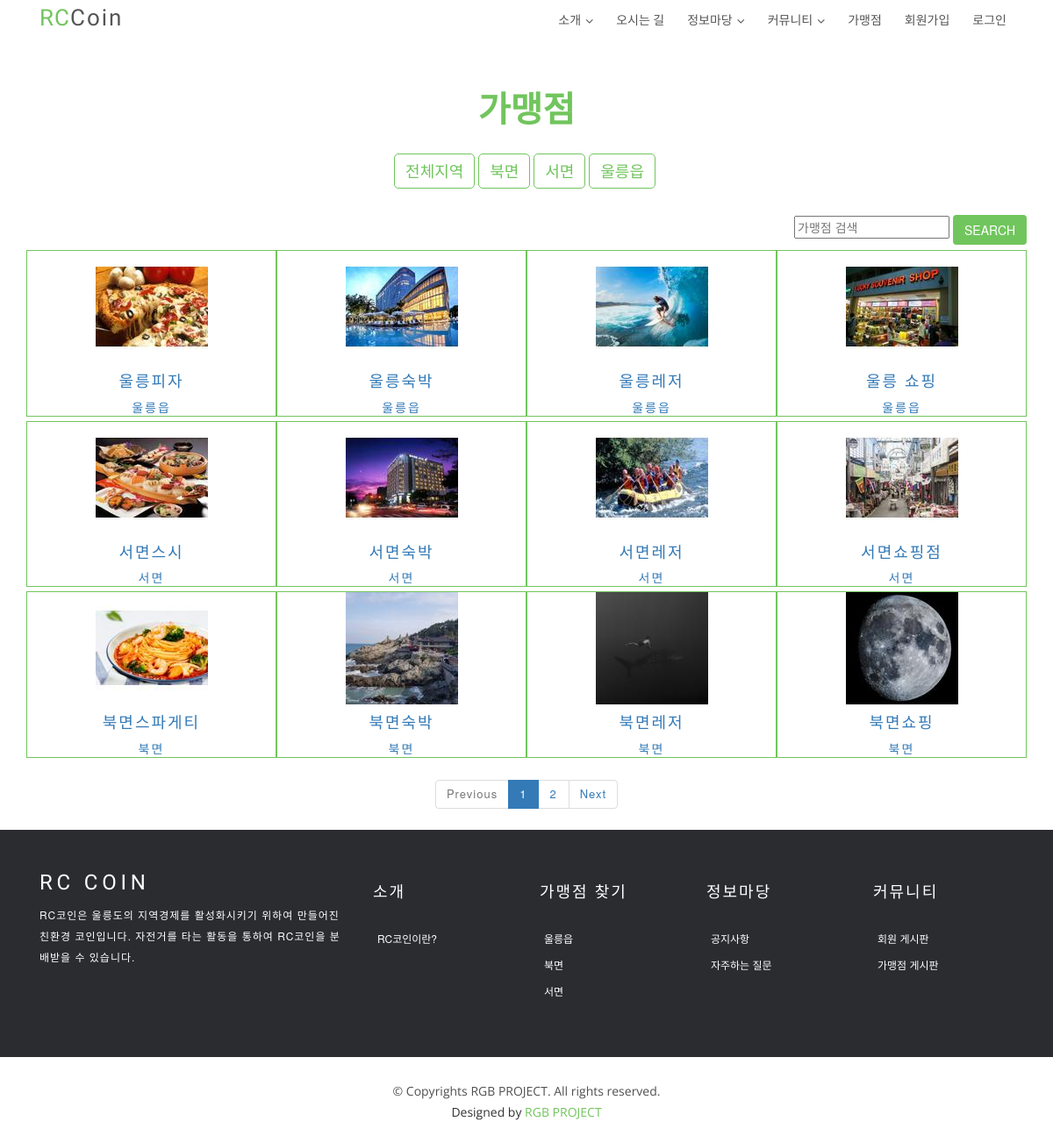
Screenshot of /store/store_list/ with the database file from the repository.
### store/models.py (models this page shows, shortened)
class Photo(models.Model):
    store = models.ForeignKey('Store', on_delete=models.CASCADE)
    image = ThumbnailImageField(upload_to=upload_path_handler, null=True)
    upload_date = models.DateTimeField(auto_now_add=True)
    location = models.ForeignKey(Location, null=True, on_delete=models.CASCADE)
    class Meta:
        ordering = ['store']

@python_2_unicode_compatible
class Store(models.Model):
    name = models.CharField(max_length=100, null=True)
    corporate_number = models.CharField(max_length=12, null=True)
    representative = models.ForeignKey(User, null=True, on_delete=models.CASCADE)
    category = models.ForeignKey(Category, null=True, on_delete=models.CASCADE)
    location = models.ForeignKey(Location, null=True, on_delete=models.CASCADE)
    address = models.CharField(max_length=100, null=True)
    phone_number = models.CharField(max_length=15, null=True)
    url = models.CharField(max_length=100, null=True)
    opening_hour = models.CharField(max_length=2, null=True)
    opening_minute = models.CharField(max_length=2, null=True)
    closing_hour = models.CharField(max_length=2, null=True)
    closing_minute = models.CharField(max_length=2, null=True)
    description = models.TextField(blank=True)
    registered_date = models.DateTimeField(auto_now_add=True, null=True)
    modified_date = models.DateTimeField(auto_now=True)
    status = models.CharField(max_length=1, null=True)
    def __str__(self):
        return self.name

class Location(models.Model):
    loc = models.CharField(max_length=20)
    def __str__(self):
        return self.loc

### store/views.py (the view)
# urls.py: path('store_list/', StorePV.as_view(), name='store_list'),
class StorePV(ListView):
    model=Photo
    paginate_by = 12
    context_object_name = 'photos'
    template_name = 'store_list.html'
    def get_context_data(self, **kwargs):
        context = super(StorePV, self).get_context_data(**kwargs)
        paginator = context['paginator']
        page_numbers_range = 5  # Display only 5 page numbers
        max_index = len(paginator.page_range)
        page = self.request.GET.get('page')
        current_page = int(page) if page else 1
        start_index = int((current_page - 1) / page_numbers_range) * page_numbers_range
        end_index = start_index + page_numbers_range
        if end_index >= max_index:
            end_index = max_index
        page_range = paginator.page_range[start_index:end_index]
        context['page_range'] = page_range
        return context

### store/fields.py (called while the page is built)
def _add_thumb(s):
    parts = s.split(".")
    parts.insert(-1, "thumb")
    if parts[-1].lower() not in ['jpeg','jpg']:
        parts[-1]='jpg'
    return ".".join(parts)

    def _get_thumb_url(self):
        return _add_thumb(self.url)

### store/templates/store_list.html (shortened to what this page needs)
{% extends 'index_base.html' %}
{% load staticfiles %}
{% block head %}
<link href="//maxcdn.bootstrapcdn.com/bootstrap/3.3.0/css/bootstrap.min.css" rel="stylesheet" id="bootstrap-css">
{% endblock head %}
{% block content %}
<section class="content">
    <div class="container">
        <div class="row">
            <div class="col-lg-12 col-md-12 col-sm-12 col-xs-12">
                <h2 class="gallery-title"><b>가맹점</b></h2>
            </div>
            <div class="col-lg-12 col-md-12 col-sm-12 col-xs-12 container-fluid" align="center">
                <div class="row justify-content-center" text-align="center">
                    <form action="{% url 'store:store_list' %}" method="GET">
                        <button type="submit" class="btn btn-default filter-button">전체지역</button>
                    </form>&nbsp;
                    <form action="{% url 'store:filteredStores' 3 %}" method="GET">
                        <button type="submit" class="btn btn-default filter-button">북면</button>
                    </form>&nbsp;
                    <form action="{% url 'store:filteredStores' 2 %}" method="GET">
                        <button type="submit" class="btn btn-default filter-button">서면</button>
                    </form>&nbsp;
                    <form action="{% url 'store:filteredStores' 1 %}" method="GET">
                        <button type="submit" class="btn btn-default filter-button">울릉읍</button>
                    </form>&nbsp;
                </div>
            </div>
            <div class="container" style="margin-right:0%">
                <div class="row pull-right">
                    <div class="span4">
                        <form action="{% url 'store:filteredStores' 4 %}" class="form-search" method="GET">
                            <div class="input-append">
                                <input id="search_box" type="text" name="search_box"  placeholder="가맹점 검색" class="span2">
                                <button id="search_submit" type="submit" class="btn" style="background-color:#71c55d">Search</button>
                            </div>
                        </form>
                    </div>
                </div>
            </div>
            <br><br>
            {% for photo in photos %}
            <div class="gallery_product col-lg-3 col-md-4 col-sm-4 col-xs-6 filter {{ photo.location }}">
                <a href="{% url 'store:filteredStoresDetail' photo.id %}">
                <div align="middle">
                    <img src="{{ photo.image.thumb_url }}" class="img-responsive">
                    <h4>{{ photo.store }}</h4>
                    {{ photo.location }}
                </div>
                </a>
            </div>
            {% endfor %}
        </div>
        <div class="row justify-content-center">
            {% if is_paginated %}
                    <nav>
                        <ul class="pagination">
                        {% if page_obj.has_previous %}
                            <li>
                            <a href="?page={{ page_obj.previous_page_number }}">
                                <span>Prev</span>
                            </a>
                            </li>
                        {% else %}
                            <li class="disabled">
                            <a href="#">
                                <span>Previous</span>
                            </a>
                            </li>
                        {% endif %}
                        {% for page in page_range %}
                            <li {% if page == page_obj.number %}class="active"{% endif %}>
                            <a href="?page={{ page }}">{{ page }}</a>
                            </li>
                        {% endfor %}
                        {% if page_obj.has_next %}
                            <li>
                            <a href="?page={{ page_obj.next_page_number }}">
                                <span>Next</span>
                            </a>
                            </li>
                        {% else %}
                            <li {% if not page_obj.has_next %}class="disabled"{% endif %}>
                            <a href="#">
                                <span>Next</span>
                            </a>
                            </li>
                        {% endif %}
                        </ul>
                    </nav>
            {% endif %}
        </div>
    </div>
</section>
{% endblock %}

### templates/index_base.html (shortened to what this page needs)
<!DOCTYPE html>
<html lang="ko">
<head>
    {% load staticfiles %}
    <link href='{% static "lib/bootstrap/css/bootstrap.css" %}' rel="stylesheet">
    <link href='{% static "lib/owlcarousel/assets/owl.carousel.min.css" %}' rel="stylesheet">
    <link href='{% static "lib/owlcarousel/assets/owl.theme.default.min.css" %}' rel="stylesheet">
    <link href='{% static "lib/font-awesome/css/font-awesome.min.css" %}' rel="stylesheet">
    <link href='{% static "lib/animate/animate.min.css" %}' rel="stylesheet">
    <link href='{% static "lib/modal-video/css/modal-video.min.css" %}' rel="stylesheet">
    <link href='{% static "css/style.css" %}' rel="stylesheet">
    {% block head %} {% endblock %}
</head>
<body>
{% block header %}
<header id="header" class="header header-hide">
    <div class="container">
        <div id="logo" class="pull-left">
            <h1><a href="{% url 'index' %}" class="scrollto"><span>RC</span>Coin</a></h1>
        </div>
        <nav id="nav-menu-container">
            <ul class="nav-menu">
                <li class="menu-has-children"><a href="{% url 'intro' %}">소개</a>
                </li>
                <li><a href="{% url 'map' %}">오시는 길</a>
                </li>
                <li class="menu-has-children"><a href="#features">정보마당</a>
                </li>
                <li class="menu-has-children"><a href="#community">커뮤니티</a>
                </li>
                <li><a href="{% url 'store:store_list' %}">가맹점</a>
                </li>
                {% if user.is_authenticated %}
                <li class="menu-has-children"><a href="#myInfo">마이페이지</a>
                    <ul>
                        <li><a href="{% url 'profile:account_myInfo' user.id %}">계정관리</a></li>
                        <li><a href="{% url 'logout' %}">로그아웃</a></li>
                    </ul>
                </li>
                {% else %}
                <li class="menu-has-children"><a href="{% url 'profile:agreement' %}">회원가입</a></li>
                <li><a href="{% url 'login' %}">로그인</a></li>
                {% endif %}
            </ul>
        </nav>
    </div>
</header>
{% endblock header %}
{% block content %} {% endblock content %}
{% block footer %}
<section id="content">
    <footer class="footer">
        <div class="container">
            <div class="row">
                <div class="col-md-12 col-lg-4">
                    <div class="footer-logo">
                        <a class="navbar-brand" href="#">RC COIN</a>
                        <p>RC코인은 울릉도의 지역경제를 활성화시키기 위하여 만들어진 친환경 코인입니다. 자전거를 타는 활동을 통하여 RC코인을 분배받을 수 있습니다.</p>
                    </div>
                </div>
                <div class="col-sm-6 col-md-3 col-lg-2">
                    <div class="list-menu">
                        <h4>소개</h4>
                        <ul class="list-unstyled">
                            <li><a href="{% url 'intro' %}">RC코인이란?</a></li>
                        </ul>
                    </div>
                </div>
                <div class="col-sm-6 col-md-3 col-lg-2">
                    <div class="list-menu">
                        <h4>가맹점 찾기</h4>
                        <ul class="list-unstyled">
                            <li><a href="#">울릉읍</a></li>
                            <li><a href="#">북면</a></li>
                            <li><a href="#">서면</a></li>
                        </ul>
                    </div>
                </div>
                <div class="col-sm-6 col-md-3 col-lg-2">
                    <div class="list-menu">
                        <h4>정보마당</h4>
                        <ul class="list-unstyled">
                            <li><a href="#">공지사항</a></li>
                            <li><a href="#">자주하는 질문</a></li>
                        </ul>
                    </div>
                </div>
                <div class="col-sm-6 col-md-3 col-lg-2">
                    <div class="list-menu">
                        <h4>커뮤니티</h4>
                        <ul class="list-unstyled">
                            <li><a href="{% url 'board:list' %}">회원 게시판</a></li>
                            <li><a href="{% url 'board:list' %}">가맹점 게시판</a></li>
                        </ul>
                    </div>
                </div>
            </div>
        </div>
        <div class="copyrights">
            <div class="container">
                <p>&copy; Copyrights RGB PROJECT. All rights reserved.</p>
                <div class="credits">
                    Designed by <a href="https://bootstrapmade.com/">RGB PROJECT</a>
                </div>
            </div>
        </div>
    </footer>
</section>
{% endblock footer %}
</body>
</html>

### static/css/style.css (style rules this page uses)
body { background-color: #fff; color: #333; }
h1, h2, h3, h4, h5, h6 { margin: 0; }
h2 { color: #000; font-weight: 600; }
h4 { color: #000; font-size: 13px; font-weight: 700; letter-spacing: 2px; text-transform: uppercase; line-height: 2; }
a { letter-spacing: 2px; text-decoration: none; }
ul { letter-spacing: 1px; }
li { color: #626262; font-size: 13px; font-weight: 400; letter-spacing: 2px; line-height: 30px; text-transform: capitalize; }
p { color: #505050; font-size: 14px; font-weight: 300; letter-spacing: 0.5px; line-height: 2; margin-bottom: 20px; }
span { letter-spacing: 1px; }
.btn { border: 1px solid #fff; border-radius: 50px; color: #fff; font-size: 11px; font-weight: 600; padding: 15px 40px; text-transform: uppercase; -moz-transition: all 0.5s ease-in-out 0s; -ms-transition: all 0.5s ease-in-out 0s; -o-transition: all 0.5s ease-in-out 0s; -webkit-transition: all 0.5s ease-in-out 0s; transition: all 0.5s ease-in-out 0s; }
#header { background: #fff; position: fixed; left: 0; top: 0; right: 0; height: 48px; z-index: 3; transition: all 0.5s ease; }
#header #logo { padding: 6px 0 0 0; }
#header #logo h1 { color: #505050; font-family: "Philosopher", sans-serif; font-size: 26px; font-weight: 500; letter-spacing: 1px; margin: 0; }
#header #logo h1 a { color: #555; line-height: 1; display: inline-block; text-decoration: none; }
#header #logo h1 a span { color: #71c55d; }
.nav-menu, .nav-menu * { margin: 0; padding: 0; list-style: none; }
.nav-menu li { position: relative; white-space: nowrap; }
.nav-menu > li { float: left; }
.sf-arrows .sf-with-ul { padding-right: 22px; }
.sf-arrows .sf-with-ul:after { content: "\f107"; position: absolute; right: 8px; margin-top: 1px; font-family: FontAwesome; font-style: normal; font-weight: normal; }
#nav-menu-container { float: right; margin: 0 0 0 0; }
.nav-menu a { padding: 8px 8px; text-decoration: none; display: inline-block; color: #555; font-family: "Roboto", sans-serif; font-weight: 400; font-size: 14px; outline: none; letter-spacing: 0; transition: 0.3s; }
.nav-menu > li { margin-left: 10px; }
#mobile-nav { position: fixed; top: 0; padding-top: 18px; bottom: 0; z-index: 998; background: rgba(52, 59, 64, 0.9); left: -260px; width: 260px; overflow-y: auto; transition: 0.4s; }
#mobile-nav ul { padding: 0; margin: 0; list-style: none; }
#mobile-nav ul li { position: relative; }
#mobile-nav ul li a { color: #fff; font-size: 14px; overflow: hidden; padding: 6px 22px 6px 15px; position: relative; text-decoration: none; width: 100%; display: block; outline: none; letter-spacing: 0; }
.footer { background: #2a2c30; padding-top: 50px; }
.footer .footer-logo .navbar-brand { color: #fff; display: inline-block; float: none; font-family: "Philosopher", sans-serif; font-size: 24px; font-weight: 500; height: 100%; letter-spacing: 0.2em; padding-left: 0; padding-top: 0; }
.footer .footer-logo p { color: #fff; font-size: 12px; letter-spacing: 1px; }
.footer .list-menu > h4 { color: #fff; padding-bottom: 20px; }
.footer .list-menu ul li a { color: #fff; font-size: 12px; padding-left: 5px; text-decoration: none; letter-spacing: 0; }
.footer .copyrights { background: #fff; margin-top: 50px; text-align: center; padding: 25px; }
.footer .copyrights p, .footer .copyrights .credits { margin: 0; padding: 0; font-family: "Open Sans", sans-serif; font-weight: normal; font-size: 14px; letter-spacing: 0; }
.footer .copyrights p a, .footer .copyrights .credits a { letter-spacing: 0; color: #71c55d; }
a { color: #23bab5; }
ul { list-style-type: none; }

### store/templates/store_list.html (style rules this page uses)
.gallery-title { font-size: 40px; color: #71c55d; text-align: center; font-weight: 500; margin-top: 100px; margin-bottom: 30px; }
.gallery-title:after { content: ""; width: 7.5%; left: 46.5%; height: 45px; border-bottom: 1px solid #5e5e5e; }
.filter-button { font-size: 18px; border: 1px solid #71c55d; border-radius: 5px; text-align: center; color: #71c55d; margin-bottom: 30px; }
.gallery_product { margin-bottom: 5px; border: 1px solid #71c55d; }

### rows the page displays
Photo: shows a picture, store "울릉피자", location "울릉읍"
Photo: shows a picture, store "울릉숙박", location "울릉읍"
Photo: shows a picture, store "울릉레저", location "울릉읍"
Photo: shows a picture, store "울릉 쇼핑", location "울릉읍"
Photo: shows a picture, store "서면스시", location "서면"
Photo: shows a picture, store "서면숙박", location "서면"
Photo: shows a picture, store "서면레저", location "서면"
Photo: shows a picture, store "서면쇼핑점", location "서면"
Photo: shows a picture, store "북면스파게티", location "북면"
Photo: shows a picture, store "북면숙박", location "북면"
Photo: shows a picture, store "북면레저", location "북면"
Photo: shows a picture, store "북면쇼핑", location "북면"

### other values shown
{{ page }} "1" "2"
